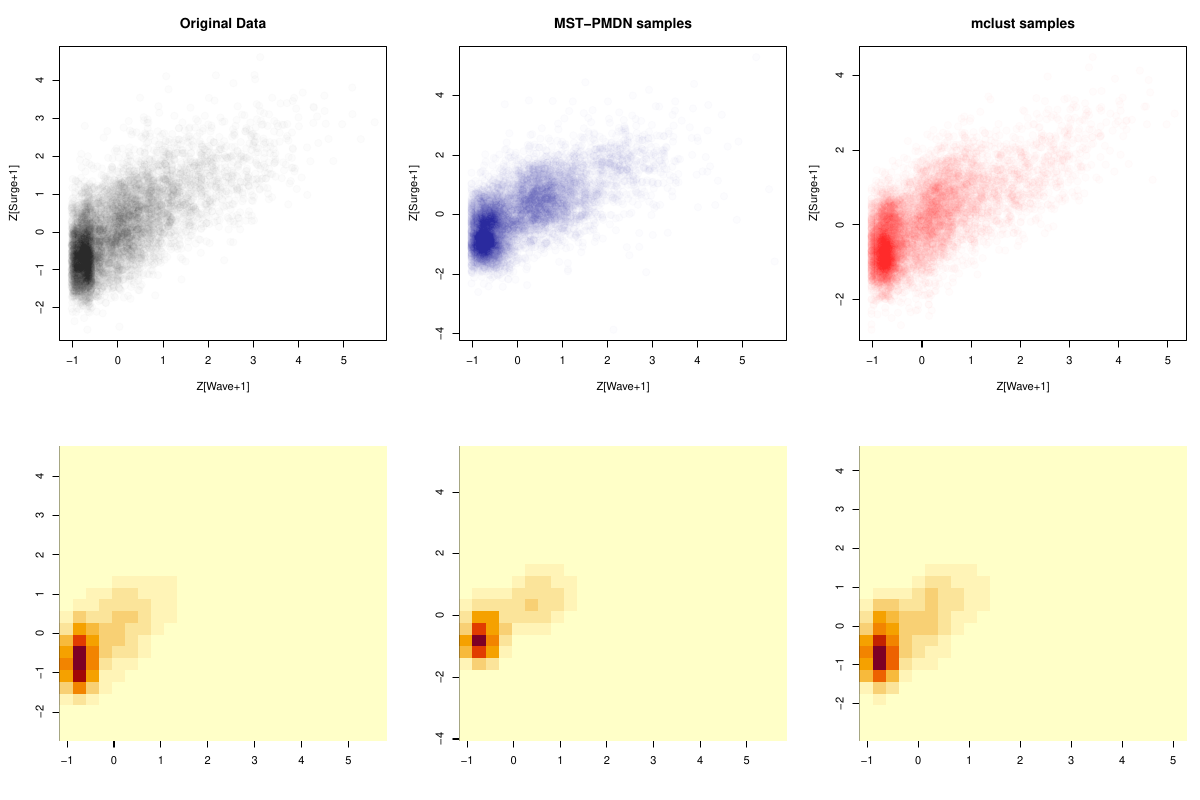

Reproduce this figure in R.
################################################################################
# Multivariate skew t-Parsimonious Mixture Density Network (MST-PMDN)
# Wave-surge example (CCCRIS node 181947; Roberts Bank Superport)
# Uses: torch, ncdf4, abind, mclust, MASS, scales, abind, scoringRules, ddalpha

seed <- 1747892421
set.seed(seed)
print(seed)

library(mclust)
library(MST.PMDN)

device <- ifelse(cuda_is_available(), "cuda", "cpu")
num_threads <- 1
torch_set_num_threads(num_threads)
torch_set_num_interop_threads(num_threads)

##
# Tabular data (lag-1 wave-surge and first two harmonics of the annual cycle

data <- read.csv("CCCRIS-181947_wave-surge_ERA5.csv")
date <- data[-1, 1]

# Training (1980-2015) and validation (2016-2019) splits 
custom_split <- substr(date, 1, 4) <= 2015

y <- data[, c("Wave.m", "Surge.m")]
y <- jitter(as.matrix(y), 5)

# Scale targets based on training split statistics
y_mean <- apply(y[custom_split, ], 2, mean)
y_sd <- apply(y[custom_split, ], 2, sd)
y <- scale(y, center = y_mean, scale = y_sd)
y1_min <- min(y[custom_split, 1])

# Teacher forcing (lag-1 autocorrelation) and harmonics of the annual cycle
y_lag1 <- y[-nrow(y), ]
y <- y[-1, ]

doy <- as.numeric(format(as.Date(date), "%j"))
doy_sc <- c()
for (i in 1:2) {
  doy_sc <- cbind(doy_sc, sin(2 * pi * i * doy / 365.25),
                  cos(2 * pi * i * doy / 365.25))
}

# Tabular predictors

x <- cbind(doy_sc, y_lag1)

##
# Image data (mean sea level pressure and sea level pressure gradient; 32 x 32)

nc <- ncdf4::nc_open("CCCRIS-181947_psl2_ERA5.nc")
psl <- ncdf4::ncvar_get(nc, varid = "psl")
ncdf4::nc_close(nc)

nc <- ncdf4::nc_open("CCCRIS-181947_psl-grad2_ERA5.nc")
psl_grad <- ncdf4::ncvar_get(nc, varid = "psl_grad")
ncdf4::nc_close(nc)

# Scale image predictors based on training split statistics
psl_mean <- apply(psl[, , custom_split], c(1, 2), mean)
psl_sd <- apply(psl[, , custom_split], c(1, 2), sd)
psl <- sweep(sweep(psl, c(1, 2), psl_mean, "-"), c(1, 2), psl_sd, "/")

psl_grad_mean <- apply(psl_grad[, , custom_split], c(1, 2), mean)
psl_grad_sd <- apply(psl_grad[, , custom_split], c(1, 2), sd)
psl_grad <- sweep(sweep(psl_grad, c(1, 2), psl_grad_mean, "-"), c(1, 2),
                  psl_grad_sd, "/")

x_image <- abind::abind(psl, psl_grad, along = -1)

# Reshape [time x channels x lon x lat]
x_image <- aperm(x_image, c(4, 1, 2, 3))
x_image <- x_image[-1, , , ]

##
# Number of mixtures and constraints informed by model-based clustering
# (mclust) on every 7th day (approximately independent events)

mc <- Mclust(y[which(custom_split)[c(TRUE, rep(FALSE, 6))], ], G = 1:10)
print(mc$BIC)

##
# Tabular module definition

tabular_module <- nn_module(
  "TabularModule",
  initialize = function(
    input_dim,
    hidden_dims,
    output_dim,
    dropout_rate
  ) {
    # Number of hidden layers
    if (is.null(hidden_dims) || length(hidden_dims) == 0) {
      # No hidden layers
      self$n_hidden_layers <- 0
      self$hidden_dims <- c()
    } else if (!is.vector(hidden_dims) && !is.list(hidden_dims)) {
      # Single hidden size passed, wrap into vector
      self$hidden_dims <- c(hidden_dims)
      self$n_hidden_layers <- length(self$hidden_dims)
    } else {
      # Vector or list of hidden sizes
      self$hidden_dims <- hidden_dims
      self$n_hidden_layers <- length(self$hidden_dims)
    }
    # Store output size and dropout rate
    self$output_dim <- output_dim
    self$dropout_rate <- dropout_rate
    # Module lists for linear layers, batch-norms, (optional) dropouts
    self$layers <- nn_module_list()
    self$bns <- nn_module_list()
    if (self$dropout_rate > 0) {
      self$dropouts <- nn_module_list()
    }
    # Build hidden layers
    current_dim <- input_dim
    if (self$n_hidden_layers > 0) {
      for (i in seq_len(self$n_hidden_layers)) {
        # Linear transform
        self$layers$append(
          nn_linear(current_dim, self$hidden_dims[[i]])
        )
        # Batch normalization on hidden size
        self$bns$append(
          nn_batch_norm1d(self$hidden_dims[[i]])
        )
        # Optional dropout after activation
        if (self$dropout_rate > 0) {
          self$dropouts$append(
            nn_dropout(p = self$dropout_rate)
          )
        }
        # Update input size for next layer
        current_dim <- self$hidden_dims[[i]]
      }
    }
    # Final linear layer: last hidden (or input) → output_dim
    self$layers$append(
      nn_linear(current_dim, output_dim)
    )
  },
  forward = function(x) {
    # Pass through each hidden layer
    for (i in seq_len(self$n_hidden_layers)) {
      x <- self$layers[[i]](x)  # linear
      x <- self$bns[[i]](x)     # batch-norm
      x <- nnf_relu(x)          # activation
      # Apply dropout if configured
      if (self$dropout_rate > 0 && !is.null(self$dropouts[[i]])) {
        x <- self$dropouts[[i]](x)
      }
    }
    # Final projection and activation
    x <- self$layers[[length(self$layers)]](x)
    x <- nnf_relu(x)
    x
  }
)

##
# Image module definition

image_module <- nn_module(
  "ImageModule",
  initialize = function(
    in_channels,
    img_size,
    conv_channels,
    kernel_size = 3,
    pool_kernel = 2,
    output_dim = 32
  ) {
    # Store output dim
    self$output_dim <- output_dim
    # Build conv stack
    self$n_conv <- length(conv_channels)
    self$convs <- nn_module_list()
    self$bn_conv <- nn_module_list()
    # Track spatial dim through conv+pool
    spatial <- img_size
    pad <- floor(kernel_size / 2)
    for (i in seq_along(conv_channels)) {
      in_ch <- if (i == 1) in_channels else conv_channels[i-1]
      out_ch <- conv_channels[i]
      # conv keeps spatial size (with padding)
      self$convs$append(
        nn_conv2d(
          in_channels = in_ch,
          out_channels = out_ch,
          kernel_size = kernel_size,
          padding = pad
        )
      )
      self$bn_conv$append(nn_batch_norm2d(out_ch))
      # Pooling halves spatial dims
      spatial <- floor(spatial / pool_kernel)
    }
    # Store pooling layer and computed flatten_dim
    self$pool <- nn_max_pool2d(kernel_size = pool_kernel)
    self$flatten_dim <- tail(conv_channels, 1) * spatial * spatial
    # Final head: linear( flatten_dim → output_dim ) + BN
    self$fc    <- nn_linear(self$flatten_dim, output_dim)
    self$bn_fc <- nn_batch_norm1d(output_dim)
  },
  forward = function(x) {
    # conv → BN → ReLU → pool
    for (i in seq_len(self$n_conv)) {
      x <- self$convs[[i]](x)
      x <- self$bn_conv[[i]](x)
      x <- nnf_relu(x)
      x <- self$pool(x)
    }
    # Flatten and head
    x <- torch_flatten(x, start_dim = 2)
    x <- self$fc(x)
    nnf_relu(self$bn_fc(x))
  }
)

##
# The TabularModule takes an input vector of length input_dim, runs it through 
# two dense layers (input_dim→32 and 32→16) each with batch-norm (BN), ReLU and
# 50 %  dropout, then applies a final 16→16 linear layer plus ReLU to produce a 
# 16-dimensional output.

tabular_mod <- tabular_module(
  input_dim = ncol(x),
  hidden_dims = c(32, 16),
  output_dim = 16,
  dropout_rate = 0.5
)

##
# The ImageModule accepts a 2×32×32 image, applies a 3×3 conv (2→16) with BN, 
#  ReLU  and 2×2 max-pool (→16×16), repeats with a 16→32 conv + BN, ReLU and 
# max-pool (→8×8), flattens the 32×8×8 tensor to 2048 units, and then projects
# it to 32 features via a linear layer, BN, and ReLU. Weight penalty (wd_image)
# is applied during training.

image_mod <- image_module(
  in_channels = dim(x_image)[2],
  img_size = dim(x_image)[3],
  conv_channels = c(16, 32),
  kernel_size = 3,
  pool_kernel = 2,
  output_dim = 32
)
wd_image <- 0.2

##
# Dense fusion network that processes concatenated tabular and image features
# and passes to the MST-PMDN head.

hidden_dim <- c(64, 32)
drop_hidden <- 0.5

## MST-MDN head
# Predicts parameters of the mixture of MST distributions based on outputs
# from the fusion network. Volume (L)-Shape (A)-Orientation (D) and MST
# constraints applied

modelname <- "VVI"
skewtname <- "FN"
constant_attr <- ""
n_mixtures <- 2
fixed_nu <- c(rep(50, n_mixtures - 1), NA)

cat(modelname, skewtname, constant_attr, n_mixtures, "\n")

out.pt <- paste0("wave-surge-dailymax.", modelname, skewtname,
                 constant_attr, n_mixtures, ".pt")
out.RData <- paste0("wave-surge-dailymax.", modelname, skewtname,
                    constant_attr, n_mixtures, ".RData")
out.pdf <- paste0("wave-surge-dailymax.", modelname, skewtname,
                  constant_attr, n_mixtures, ".pdf")

##
# Training/validation of deep MST-PMDN network

t1 <- Sys.time()
fit <- train_mst_pmdn(
  inputs = x,
  outputs = y,
  hidden_dim = hidden_dim,
  n_mixtures = n_mixtures,
  constraint = paste0(modelname, skewtname),
  constant_attr = constant_attr,
  fixed_nu = fixed_nu,
  activation = nn_relu,
  range_nu = c(3., 50.),
  nu_switch = 20.,
  max_alpha = 5.,
  min_vol_shape = 0.01,
  jitter = 1e-4,
  lr = 0.0001,
  max_norm = 1.,
  epochs = 200,
  batch_size = 32,
  drop_hidden = drop_hidden,
  wd_image = wd_image,
  wd_tabular = 0.,
  checkpoint_interval = 10,
  checkpoint_path = "wave-surge-checkpoint.pt",
  resume_from_checkpoint = FALSE,
  model = NULL,
  early_stopping_patience = 50,
  validation_split = 0,
  custom_split = custom_split,
  scheduler_step = 50,
  scheduler_gamma = 0.5,
  image_inputs = x_image,
  image_module = image_mod,
  tabular_module = tabular_mod,
  device = device
)

t2 <- Sys.time()
print(t2 - t1)

##
# Prediction using both tabular and image inputs.

pred <- predict_mst_pmdn(fit$model, x, x_image, device = device)
samples <- as.matrix(sample_mst_pmdn(pred, num_samples = 1)$samples[1, , ])
samples[samples[, 1] < min(y[, 1]), 1] <- min(y[, 1])
cat("mu:\n")
print(pred$mu[1:2, , ])
cat("pi:\n")
print(pred$pi[1:2, ])
cat("L:\n")
print(pred$L[1:2, , ])
cat("A:\n")
print(pred$A[1:2, , ])
cat("D:\n")
print(pred$D[1:2, , ])
cat("nu:\n")
print(pred$nu[1:2, ])
cat("alpha:\n")
print(pred$alpha[1:2, , ])

cat("Validation statistics:\n")
print(cor(y[!custom_split, ]))
print(cor(samples[!custom_split, ]))

print(cor(x[!custom_split, ], y[!custom_split, ]))
print(cor(y[!custom_split, ], samples[!custom_split, ]))

##
# Stochastic ensemble generation on validation split

x_valid <- x[!custom_split, ]
x_image_valid <- x_image[!custom_split, , , ]
y_valid <- y[!custom_split, ]

n_ens <- 30
rsamples_ens <- list()
for(iii in seq(n_ens)){
    rsamples_iii <- matrix(0, ncol = 2, nrow = nrow(x_valid))
    rsamples_iii[1, ] <- y_valid[1, ]
    cat(iii, '[', nrow(x_valid), '] : ')
    for (i in 2:nrow(x_valid)) {
      if (i %% 10 == 0) cat(i, "")
      x_valid_i <- cbind(x_valid[i, 1:(ncol(x) - 2), drop = FALSE],
                         rsamples_iii[i - 1, , drop = FALSE])
      x_image_valid_i <- x_image_valid[i , , , , drop=FALSE]
      rsamples_i <- sample_mst_pmdn(predict_mst_pmdn(fit$model,
                                    x_valid_i, x_image_valid_i,
                                    device = device),
                                    num_samples = 1)$samples[1, , ]
      rsamples_iii[i, ] <- as.matrix(rsamples_i)
    }
    rsamples_iii[rsamples_iii[, 1] < y1_min, 1] <- y1_min
    colnames(rsamples_iii) <- paste("MST-PMDN", colnames(y_valid))
    rsamples_ens[[iii]] <- rsamples_iii
    cat("\n")
}

escore_valid <- y_valid[, 1] * NA
for(i in seq(nrow(y_valid))) {
  y_i <- y_valid[i, ]
  dat_i <- sapply(rsamples_ens, function(x, i) x[i, ], i = i)
  escore_valid[i] <- scoringRules::es_sample(y_i, dat_i)
}
cat("Energy score valid:", mean(escore_valid), "\n")

##
# Evaluation plots

pdf(out.pdf, width = 10, height = 8)

##
# Training and validation curves

matplot(cbind(fit$train_loss_history/fit$train_loss_history[1],
        fit$val_loss_history/fit$val_loss_history[1]), type = "b",
        pch=15, ylab = "Loss", xlab = "Epoch")
grid()
legend("topright", c("Train", "Validation"), col = c(1, 2), pch = 15)

dev.next()
par(mfrow = c(2, 2), mar = c(4, 4, 2, 1))
plot(y_valid[, 1], y_valid[, 2], main = "Original Data",
     col = scales::alpha("black", 0.2), pch = 19, cex = 1.5,
     xlab = colnames(y)[1], ylab = colnames(y)[2])
plot(rsamples_ens[[1]][, 1], rsamples_ens[[1]][, 2], xlab = colnames(y)[1],
     ylab = colnames(y)[2], main = "MST-PMDN samples",
     col = scales::alpha("darkblue", 0.2), pch = 19, cex = 1.5)
image(MASS::kde2d(y_valid[, 1], y_valid[, 2]))
image(MASS::kde2d(rsamples_ens[[1]][, 1], rsamples_ens[[1]][, 2]))

dev.next()
par(mfrow = c(2, 2), mar = c(4, 4, 4, 1))
acf(y_valid[, 1, drop=FALSE], lwd = 2)
acf(y_valid[, 2, drop=FALSE], lwd = 2)
acf(rsamples_ens[[1]][, 1, drop=FALSE], col = "blue", lwd = 2)
acf(rsamples_ens[[1]][, 2, drop=FALSE], col = "blue", lwd = 2)

dev.next()
lims <- apply(do.call(rbind, rsamples_ens), 2, function(x) range(pretty(x)))
par(mfrow = c(2, 2), mar = c(4, 4, 2, 1))
for(i in seq(ncol(y_valid))) {
    qqplot(y_valid[, i], y_valid[, i], main = colnames(y)[i],
         col = NA, pch = NA, xlab = "Original Data",
         ylab = "MST-PMDN samples", xlim = lims[, i], ylim = lims[, i])
    for(ens in seq_along(rsamples_ens)) {
        points(sort(y_valid[, i]), sort(rsamples_ens[[ens]][, i]),
               pch='+', col = scales::alpha("darkblue", 0.05))
    }
    grid()
    abline(0, 1, lty = 2)
}
for(i in seq(ncol(y_valid))) {
    plot(as.Date(date[!custom_split]), y_valid[, i], pch = 1, cex = 0.75,
         xlab = "Date", ylab = colnames(y)[i], ylim = lims[, i])
    for(ens in seq_along(rsamples_ens)) {
        points(as.Date(date[!custom_split]), rsamples_ens[[ens]][, i],
               pch='+', col = scales::alpha("darkblue", 0.05))
    }
    grid()
}

##
# Time series of degrees-of-freedom nu

dev.next()
plot(as.Date(date[!custom_split]), pred$nu[!custom_split, n_mixtures],
     xlab = "Year", ylab = expression(nu), ylim=c(0, 51), type = "p",
     pch = 15, col = scales::alpha("blue", 0.5))
grid()
abline(h = 3, col = "red")
abline(h = 50, col = "black")
abline(h = 30, col = "dark blue", lty = 2)

##
# Ensemble verification

multivar_rank_histograms_4panel <- function(
    obs, ens,
    main_titles = c("Energy Score", "Mean", "Variance", "Half-space Depth"),
    xlab = "Rank", ylab = "Frequency",
    nbins = NULL, plot = TRUE,
    plot_density = TRUE
) {
  if (!requireNamespace("ddalpha", quietly = TRUE)) {
    stop("Package 'ddalpha' is required for half-space depth.", call. = FALSE)
  }
  N <- nrow(obs)
  d <- ncol(obs)
  M <- length(ens)
  # Validate input dimensions
  if (!all(sapply(ens, function(e) is.matrix(e) && all(dim(e) == c(N, d))))) {
    stop("Each element of 'ens' must have dim the same as 'obs' (N x d).")
  }
  if (d < 1) stop("'obs' and 'ens' members must have d >= 1.")
  # Pre-rank functions
  energy_score <- function(x0_vec, Xm_mat) {
    current_K <- nrow(Xm_mat) 
    if (is.null(current_K) || current_K == 0) return(NA)
    term1 <- mean(sqrt(rowSums(sweep(Xm_mat, 2, x0_vec, "-")^2)))
    if (current_K == 1) { 
        term2 <- 0 
    } else {
        term2 <- 0.5 * mean(dist(Xm_mat))
    }
    return(term1 - term2)
  }
  mean_prerank <- function(x_vec) mean(x_vec)
  variance_prerank <- function(x_vec) {
    if (length(x_vec) == 0) return(NA)
    m_x <- mean(x_vec)
    return(mean((x_vec - m_x)^2))
  }
  rank_lists <- list(
    energy = integer(N),
    mean = integer(N),
    variance = integer(N),
    halfspace_depth = integer(N)
  )
  for (i in 1:N) {
    Xm_list <- lapply(ens, function(e) e[i, ])
    if (d == 1) {
        Xm <- matrix(unlist(Xm_list), ncol = 1)
    } else {
        Xm <- do.call(rbind, Xm_list)
    }
    
    if(nrow(Xm) != M || ncol(Xm) != d) {
        stop(paste0("Xm dimensions are incorrect at iteration i=", i, 
                   ". Expected ", M, "x", d, ", Got ", nrow(Xm), "x", ncol(Xm)))
    }
    obs_i_vec <- obs[i, ]
    obs_i_mat <- matrix(obs_i_vec, nrow = 1, ncol = d)
    X_all_i <- rbind(Xm, obs_i_mat)
    # Energy Score Rank (Symmetrical)
    all_es_values <- sapply(1:(M + 1), function(k) {
      energy_score(x0_vec = X_all_i[k, ], Xm_mat = X_all_i)
    })
    if(anyNA(all_es_values)) { rank_lists$energy[i] <- NA
    } else { rank_lists$energy[i] <- rank(all_es_values, ties.method = "random",
      na.last = "keep")[M + 1] }
    # Mean Rank
    mean_ens <- rowMeans(Xm)
    mean_obs <- mean(obs_i_vec)
    all_mean <- c(mean_ens, mean_obs)
    if(anyNA(all_mean)) { rank_lists$mean[i] <- NA
    } else { rank_lists$mean[i] <- rank(all_mean, ties.method = "random",
      na.last = "keep")[M + 1] }
    # Variance Rank
    var_ens <- apply(Xm, 1, variance_prerank)
    var_obs <- variance_prerank(obs_i_vec)
    all_var <- c(var_ens, var_obs)
     if(anyNA(all_var)) { rank_lists$variance[i] <- NA
    } else { rank_lists$variance[i] <- rank(all_var, ties.method = "random",
      na.last = "keep")[M + 1] }
    # Half-space Depth Rank (Symmetrical)
    all_hs_depth_values <- ddalpha::depth.halfspace(x = X_all_i, data = X_all_i)
    if(anyNA(all_hs_depth_values)) { 
      rank_lists$halfspace_depth[i] <- NA
    } else {
      rank_lists$halfspace_depth[i] <- rank(all_hs_depth_values,
      ties.method = "random", na.last = "keep")[M + 1]
    }
  }
  if (is.null(nbins)) nbins <- M + 1
  # `bin_edges` define the boundaries for hist. Ranks are integers from 1 to M+1.
  # These edges ensure that each integer rank (if nbins = M+1) falls in the
  # middle of a bin.
  bin_edges <- seq(0.5, M + 1.5, length.out = nbins + 1) 
  # Determine bar_names for x-axis labels
  if (nbins == M + 1) {
    bar_names_to_use <- as.character(1:(M + 1))
  } else {
    bar_names_to_use <- character(nbins)
    for (j in 1:nbins) {
      r_start <- if (j == 1) { ceiling(bin_edges[j]) } else {
        floor(bin_edges[j]) + 1 }
      r_end <- floor(bin_edges[j+1])
      r_start <- max(1, r_start); r_end <- min(M + 1, r_end)
      if (r_start == r_end) { bar_names_to_use[j] <- as.character(r_start)
      } else if (r_start > r_end) { mid_val <- (bin_edges[j] + 
        bin_edges[j+1]) / 2
        bar_names_to_use[j] <- sprintf("%.0f", mid_val)
      } else { bar_names_to_use[j] <- paste0(r_start, "-", r_end) }
    }
  }
  numeric_bin_centers <- (bin_edges[-1] + bin_edges[-length(bin_edges)]) / 2
  if (plot) {
    op <- par(mfrow = c(2, 2), mar = c(4.5, 4.5, 2.1, 1), oma = c(0,0,2,0))
    plot_types <- c("energy", "mean", "variance", "halfspace_depth")
    current_ylab <- if(plot_density) "Density" else ylab
    for (k_idx in 1:length(plot_types)) {
      k <- plot_types[k_idx]
      current_ranks <- rank_lists[[k]]
      # Determine reference line height and y-limits based on count or density
      if (plot_density) {
        reference_line_h <- 1 / (M + 1) 
      } else {
        reference_line_h <- N / nbins
      }
      if(all(is.na(current_ranks))) {
          plot(1, type="n", xlab=xlab, ylab=current_ylab,
               main=main_titles[k_idx],  xlim=c(0.5, M+1.5), 
               ylim=if(plot_density) c(0,
               reference_line_h * 2 + 0.01) else c(0, N))
          text(mean(par("usr")[1:2]), mean(par("usr")[3:4]),
          "All rank data are NA", cex=1.2)
          box()
          abline(h = reference_line_h, col = "red", lty = 2, lwd=1.5); next
      }
      # Calculate histogram data: either counts or densities
      h <- hist(current_ranks, breaks = bin_edges, plot = FALSE,
      probability = plot_density)
      height_values <- if(plot_density) h$density else h$counts
      # Adjust ylim dynamically
      if (plot_density) {
          ylim_val <- c(0, max(reference_line_h * 2,
          max(height_values, na.rm = TRUE) * 1.1, na.rm = TRUE) + 0.01)
      } else {
          ylim_val <- c(0, max(reference_line_h * 1.5,
          max(height_values, na.rm = TRUE) * 1.1, na.rm = TRUE) + 1)
      }
      if(ylim_val[2] <= ylim_val[1]) ylim_val[2] <- ylim_val[1] + 1
      barplot(height_values, names.arg = bar_names_to_use,
              main = main_titles[k_idx], xlab = xlab, ylab = current_ylab,
              col = "#1E90FFB3", border = "white",  ylim = ylim_val,
              cex.names = 0.8, cex.axis = 0.8, cex.lab = 0.9, cex.main = 1)
      abline(h = reference_line_h, col = "red", lty = 2, lwd=1.5); box()
    }
    par(op)
  }
  invisible(list(
    ranks = rank_lists,
    bin_edges = bin_edges,
    bin_centers = numeric_bin_centers,
    is_density_plot = plot_density
  ))
}

dev.next()
mrh_valid <- multivar_rank_histograms_4panel(y_valid, rsamples_ens,
               nbins = n_ens+1)

dev.off()

##
# Save pt and RData files

torch_save(fit$model, out.pt)
save.image(file = out.RData)

################################################################################
